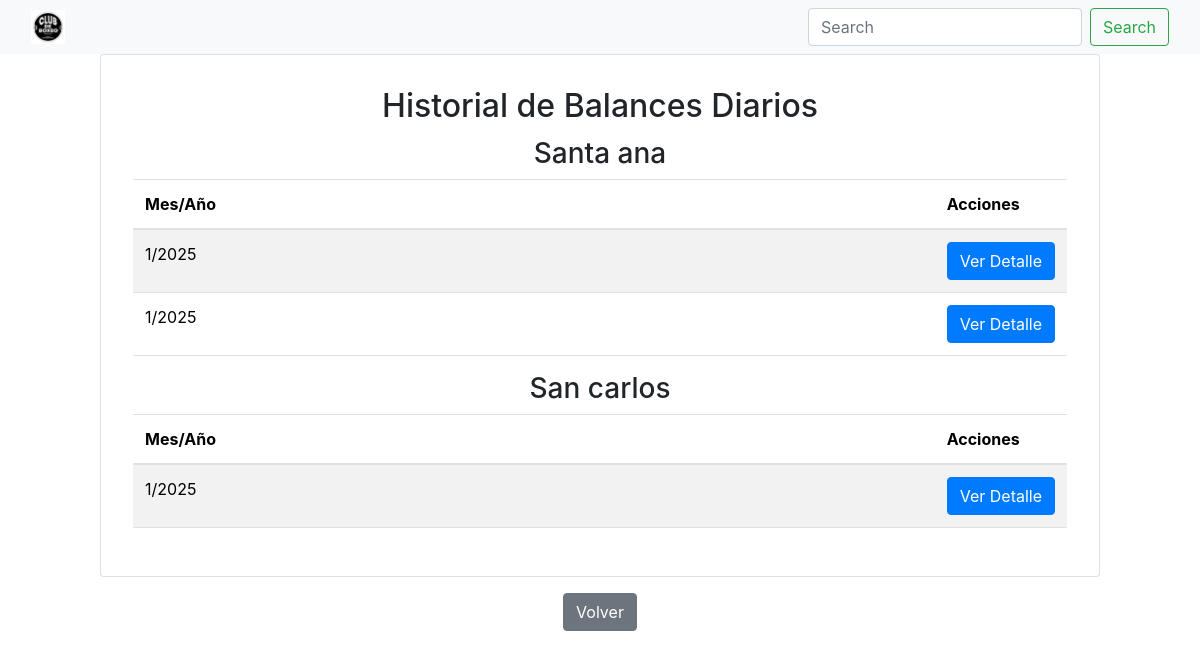
The page /historial/ on the database its author committed.
### gimnasio/models.py (models this page shows, shortened)
class Gimnasio(models.Model):
    direccion = models.CharField(max_length=255)
    class Meta:
        db_table = 'Gimnasios'
        verbose_name = 'Gimnasio'
        verbose_name_plural = 'Gimnasios'

class BalanceDiario(models.Model):
    gimnasio = models.ForeignKey('Gimnasio', on_delete=models.CASCADE, related_name='balances')
    fecha = models.DateField(default=date.today)
    total_ingresos = models.FloatField(null=True, blank=True)
    total_egresos = models.FloatField(null=True, blank=True)
    balance = models.FloatField(null=True, blank=True)
    class Meta:
        db_table = 'Balance Diarios'
        verbose_name = 'Balance Diario'
        verbose_name_plural = 'Balance Diarios'

### gimnasio/views.py (the view)
# urls.py: path('historial/', views.historial_balances, name='historial_balances'),
def historial_balances(request):
    balances = BalanceDiario.objects.all().order_by('-fecha')
    grouped_balances = {}
    for balance in balances:
        key = (balance.gimnasio.direccion, balance.fecha.year, balance.fecha.month)
        if key not in grouped_balances:
            grouped_balances[key] = []
        grouped_balances[key].append(balance)
    gimnasios_con_historial = [balance.gimnasio for balance in balances]
    all_gimnasios = Gimnasio.objects.all()
    context = {
        'grouped_balances': grouped_balances,
        'gimnasios_con_historial': gimnasios_con_historial,
        'all_gimnasios' : all_gimnasios,
    }
    return render(request, 'historial_balances.html', context)

### gimnasio/templates/historial_balances.html (shortened to what this page needs)
{% extends "base.html" %}
{% load static %}
{% block content %}
<!DOCTYPE html>
<html lang="es">
<head>
    <link rel="stylesheet" href="https://stackpath.bootstrapcdn.com/bootstrap/4.5.2/css/bootstrap.min.css">
</head>
<body>
    <div class="center-container">
      <div class="card">
        <div class="card-body">
           <h2 class="card-title text-center">Historial de Balances Diarios</h2>
            <div class="table-container">
              {% if all_gimnasios %}
                  {% for gimnasio in all_gimnasios %}
                       <h3 class="text-center">{{ gimnasio.direccion }}</h3>
                      {% if gimnasio in gimnasios_con_historial %}
                          <table class="table table-striped">
                              <thead>
                                  <tr>
                                      <th>Mes/Año</th>
                                      <th style="width: 1%;">Acciones</th>
                                  </tr>
                              </thead>
                              <tbody>
                                  {% for key, balances in grouped_balances.items %}
                                      {% with gimnasio_direccion=key.0 year=key.1 month=key.2 %}
                                          {% if gimnasio_direccion == gimnasio.direccion %}
                                              {% for balance in balances %}
                                                  <tr>
                                                      <td>{{ month }}/{{ year }}</td>
                                                      <td>
                                                         <div class="full-width-button-container">
                                                                <a href="{% url 'detalle_balance' balance_id=balance.id %}" class="btn btn-primary">Ver Detalle</a>
                                                            </div>
                                                      </td>
                                                 </tr>
                                              {% endfor %}
                                          {% endif %}
                                      {% endwith %}
                                  {% endfor %}
                              </tbody>
                          </table>
                        {% else %}
                        <p>No hay historial para este gimnasio.</p>
                    {% endif %}
                {% endfor %}
                {% else %}
                    <p>No hay balances guardados todavía.</p>
              {% endif %}
            </div>
          </div>
      </div>
         <div class="button-container">
            <a href="{% url 'balance_diario' %}" class="btn btn-secondary">Volver</a>
        </div>
    </div>
</body>
</html>
{% endblock %}

### gimnasio/templates/historial_balances.html (style rules this page uses)
.center-container { display: flex; flex-direction: column; justify-content: center; align-items: center; min-height: 60vh; }
.card { width: 90%; max-width: 1000px; display: flex; flex-direction: column; }
.card-body { flex: 1; display: flex; flex-direction: column; padding: 2rem; }
.table-container { flex: 1; overflow-y: auto; }
.button-container { display: flex; justify-content: center; margin-top: 1rem; margin-bottom: 0.5rem; }
.full-width-button-container { display: flex; justify-content: flex-end; width: 100%; }
.full-width-button-container a { display: inline-block; white-space: nowrap; }

### rows shown on the page
Gimnasio: direccion "Santa ana"
BalanceDiario: month "1", year "2025"
BalanceDiario: month "1", year "2025"
Gimnasio: direccion "San carlos"
BalanceDiario: month "1", year "2025"
